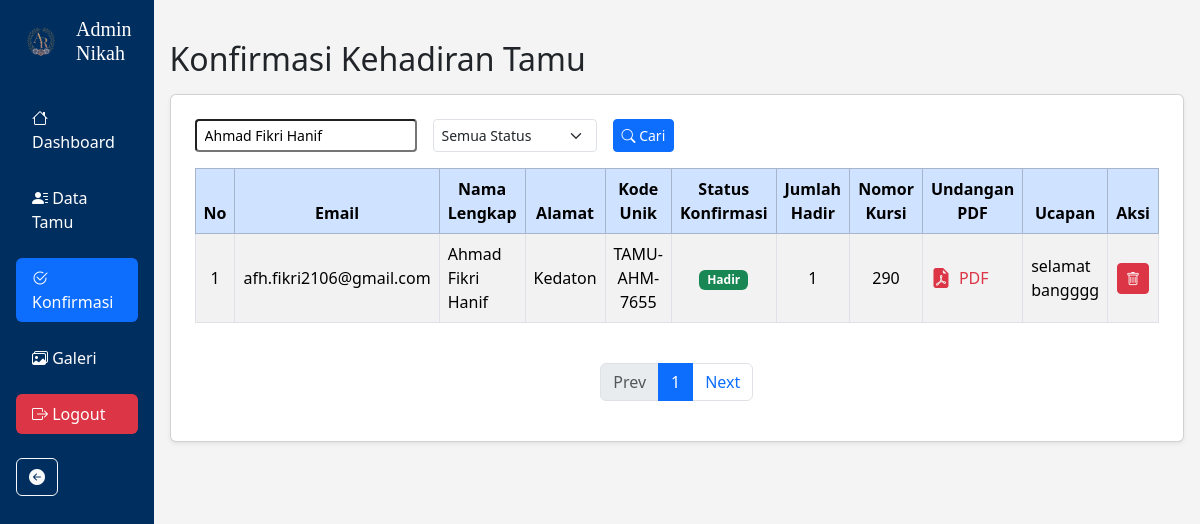
/admin/konfirmasi.php?cari=Ahmad Fikri Hanif, run on the app's committed database.
### tables this page shows
CREATE TABLE `konfirmasi` (
  `id` int NOT NULL,
  `user_id` int DEFAULT NULL,
  `status` enum('hadir','tidak','belum konfirmasi') DEFAULT 'belum konfirmasi',
  `waktu_konfirmasi` datetime DEFAULT NULL,
  `nomor_kursi` int DEFAULT NULL,
  `qr_code_path` varchar(255) DEFAULT NULL,
  `pdf_path` varchar(255) DEFAULT NULL,
  `kode_unik` varchar(13) NOT NULL,
  `whishes` text
);

CREATE TABLE `users` (
  `id` int NOT NULL,
  `nama` varchar(100) DEFAULT NULL,
  `email` varchar(100) DEFAULT NULL,
  `password` varchar(255) DEFAULT NULL,
  `role` enum('admin','tamu') DEFAULT NULL,
  `kode_unik` varchar(50) DEFAULT NULL,
  `alamat` varchar(100) DEFAULT NULL
);

### admin/konfirmasi.php (the view, shortened to what this page needs)
<?php
include("../includes/db.php");
$limit = 10;
$page = isset($_GET['page']) ? (int) $_GET['page'] : 1;
$offset = ($page - 1) * $limit;
$cari = isset($_GET['cari']) ? $_GET['cari'] : '';
$filter_status = isset($_GET['filter_status']) ? $_GET['filter_status'] : '';
$sql = "SELECT
            users.id, users.email, users.nama, users.alamat, users.kode_unik,
            konfirmasi.status AS status_konfirmasi,
            konfirmasi.nomor_kursi AS nomor_kursi,
            konfirmasi.pdf_path AS undangan_pdf,
            konfirmasi.whishes AS ucapan
        FROM users
        LEFT JOIN konfirmasi ON users.id = konfirmasi.user_id
        WHERE users.role = 'tamu'";
if ($cari != '') {
    $sql .= " AND users.nama LIKE '%$cari%'";
}
$sql .= " ORDER BY users.id DESC LIMIT $limit OFFSET $offset";
$query = mysqli_query($conn, $sql);
$no = $offset + 1;
?>
<!DOCTYPE html>
<html lang="en">
<head>
    <link href="https://cdn.jsdelivr.net/npm/bootstrap@5.3.6/dist/css/bootstrap.min.css" rel="stylesheet">
    <link rel="stylesheet" href="https://cdn.jsdelivr.net/npm/bootstrap-icons@1.10.5/font/bootstrap-icons.css" />
</head>
<body style="background-color: #f4f4f4;">
    <?php include("../asset/sidebar.php"); ?>
    <div class="container mt-4 p-3">
        <h2 class="mb-3">Konfirmasi Kehadiran Tamu</h2>
        <div class="card shadow-sm p-4 bg-white">
            <div class="row mb-3">
                <div class="col-md-12">
                    <form method="GET" class="d-flex flex-wrap gap-2">
                        <input type="text" name="cari" placeholder="Cari Nama Tamu..." class="form-control-sm me-2"
                            value="<?= htmlspecialchars($cari) ?>" />
                        <select name="filter_status" class="form-select form-select-sm me-2" style="width: auto;">
                            <option value="">Semua Status</option>
                        </select>
                        <button type="submit" class="btn btn-primary btn-sm">
                            <i class="bi bi-search"></i> Cari
                        </button>
                    </form>
                </div>
            </div>
            <div class="table-responsive">
                <table class="table table-bordered table-striped align-middle">
                    <thead class="table-primary text-center">
                        <tr>
                            <th>No</th>
                            <th>Email</th>
                            <th>Nama Lengkap</th>
                            <th>Alamat</th>
                            <th>Kode Unik</th>
                            <th>Status Konfirmasi</th>
                            <th>Jumlah Hadir</th>
                            <th>Nomor Kursi</th>
                            <th>Undangan PDF</th>
                            <th>Ucapan</th>
                            <th>Aksi</th>
                        </tr>
                    </thead>
                    <tbody>
                        <?php if (mysqli_num_rows($query) > 0): ?>
                            <?php while ($row = mysqli_fetch_assoc($query)):
                                $status = $row['status_konfirmasi'] ?? 'Belum Konfirmasi';
                                $status_lower = strtolower($status);
                                $badge_class = ($status_lower === 'hadir') ? 'success' :
                                    (($status_lower === 'tidak hadir') ? 'danger' : 'warning');
                                $pdf = $row['undangan_pdf'] ?: '-';
                                $ucapan = $row['ucapan'] ?: '-';
                                $pdf_link = ($pdf !== '-')
                                    ? "<a href='../public/undangan_pdf/$pdf' target='_blank' class='text-danger d-flex align-items-center gap-2 text-decoration-none'>
                                        <i class='bi bi-file-earmark-pdf-fill fs-5'></i> PDF
                                         </a>"
                                    : '-';
                                $nomor_kursi = $row['nomor_kursi'] ?: '';
                                $jumlah_kursi = ($nomor_kursi !== '') ? count(explode(',', $nomor_kursi)) : '-';
                                ?>
                                <tr>
                                    <td class="text-center"><?= $no++ ?></td>
                                    <td><?= $row['email'] ?></td>
                                    <td><?= $row['nama'] ?></td>
                                    <td><?= $row['alamat'] ?></td>
                                    <td class="text-center"><?= $row['kode_unik'] ?></td>
                                    <td class="text-center">
                                        <span class="badge bg-<?= $badge_class ?>">
                                            <?= ucfirst($status) ?>
                                        </span>
                                    </td>
                                    <td class="text-center"><?= $jumlah_kursi ?></td>
                                    <td class="text-center"><?= $nomor_kursi ?></td>
                                    <td class="text-center"><?= $pdf_link ?></td>
                                    <td><?= $ucapan ?></td>
                                    <td class="text-center">
                                        <a href="crud-tamu/hapus_konfirmasi.php?id=<?= $row['id'] ?>"
                                            class="btn btn-sm btn-danger" onclick="return confirm('Hapus data ini?')">
                                            <i class="bi bi-trash"></i>
                                        </a>
                                    </td>
                                </tr>
                            <?php endwhile; ?>
                        <?php else: ?>
                            <tr>
                                <td colspan="11" class="text-center">Data tidak ditemukan</td>
                            </tr>
                        <?php endif; ?>
                    </tbody>
                </table>
            </div>
            <nav aria-label="Page navigation" class="mt-4">
                <ul class="pagination justify-content-center">
                    <li class="page-item <?= ($page <= 1) ? 'disabled' : '' ?>">
                        <a class="page-link"
                            href="?page=<?= $page - 1 ?>&cari=<?= urlencode($cari) ?>&filter_status=<?= urlencode($filter_status) ?>">Prev</a>
                    </li>
                    <li class="page-item active">
                        <span class="page-link"><?= $page ?></span>
                    </li>
                    <li class="page-item">
                        <a class="page-link"
                            href="?page=<?= $page + 1 ?>&cari=<?= urlencode($cari) ?>&filter_status=<?= urlencode($filter_status) ?>">Next</a>
                    </li>
                </ul>
            </nav>
        </div>
    </div>
</body>
</html>

### data on the page
konfirmasi: user.email "afh.fikri2106@gmail.com", user.nama "Ahmad Fikri Hanif", user.alamat "Kedaton", user.kode_unik "TAMU-AHM-7655", status "Hadir", nomor_kursi "1", nomor_kursi "290", whishes "selamat bangggg"

### other printed values
$page "1"
